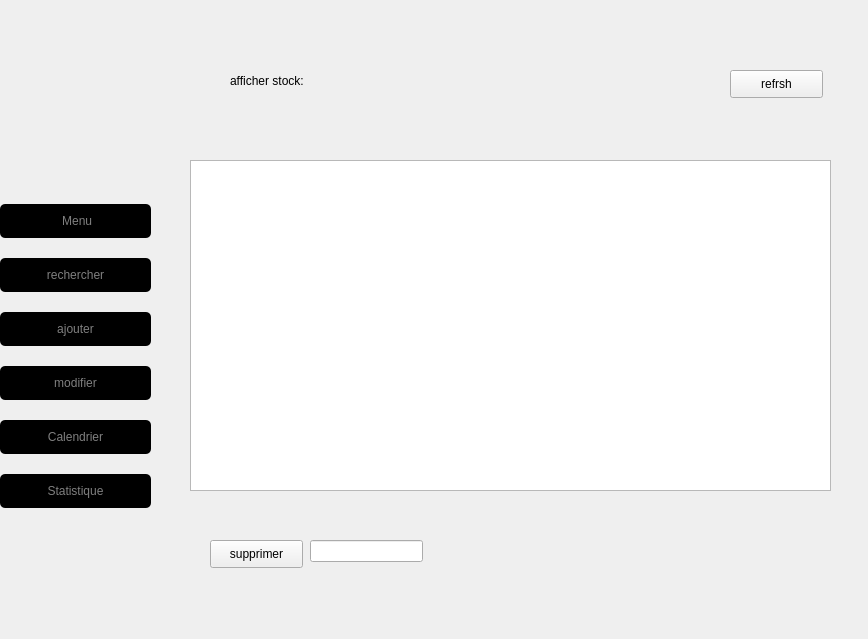
<?xml version="1.0" encoding="UTF-8"?>
<ui version="4.0">
 <class>StockDialog</class>
 <widget class="QDialog" name="StockDialog">
  <property name="geometry">
   <rect>
    <x>0</x>
    <y>0</y>
    <width>868</width>
    <height>639</height>
   </rect>
  </property>
  <property name="windowTitle">
   <string>Dialog</string>
  </property>
  <widget class="QLabel" name="fond_4">
   <property name="geometry">
    <rect>
     <x>-20</x>
     <y>-20</y>
     <width>1001</width>
     <height>731</height>
    </rect>
   </property>
   <property name="text">
    <string/>
   </property>
   <property name="pixmap">
    <pixmap resource="ressources.qrc">:/new/prefix1/icon/gestions.png</pixmap>
   </property>
  </widget>
  <widget class="QWidget" name="verticalLayoutWidget_8">
   <property name="geometry">
    <rect>
     <x>0</x>
     <y>190</y>
     <width>151</width>
     <height>332</height>
    </rect>
   </property>
   <layout class="QVBoxLayout" name="sidebar6">
    <item>
     <widget class="QPushButton" name="retour_m_ressources">
      <property name="styleSheet">
       <string notr="true">QPushButton {
	background-color: #000000;
	    color: grey;
    padding: 10px 20px;
    border: none;
    border-radius: 5px;
    font-size: 12px;
 font-family: &quot;Berlin Sans FB&quot;, sans-serif; 
}

QPushButton:hover {
 	color:white;	
	background:#1F1F1F;

}

QPushButton:pressed {
background-color: #2f2f2f;
 	color:white;	
}</string>
      </property>
      <property name="text">
       <string> Menu</string>
      </property>
      <property name="icon">
       <iconset resource="ressources.qrc">
        <normaloff>:/new/prefix1/icon/accueil.png</normaloff>:/new/prefix1/icon/accueil.png</iconset>
      </property>
      <property name="iconSize">
       <size>
        <width>20</width>
        <height>30</height>
       </size>
      </property>
     </widget>
    </item>
    <item>
     <widget class="QPushButton" name="listeressources">
      <property name="styleSheet">
       <string notr="true">QPushButton {
	background-color: #000000;
	    color: grey;
    padding: 10px 20px;
    border: none;
    border-radius: 5px;
    font-size: 12px;
 font-family: &quot;Berlin Sans FB&quot;, sans-serif; 
}

QPushButton:hover {
 	color:white;	
	background:#1F1F1F;

}

QPushButton:pressed {
background-color: #2f2f2f;
 	color:white;	
}</string>
      </property>
      <property name="text">
       <string>rechercher</string>
      </property>
      <property name="icon">
       <iconset resource="ressources.qrc">
        <normaloff>:/new/prefix1/icon/seo.png</normaloff>:/new/prefix1/icon/seo.png</iconset>
      </property>
      <property name="iconSize">
       <size>
        <width>30</width>
        <height>30</height>
       </size>
      </property>
     </widget>
    </item>
    <item>
     <widget class="QPushButton" name="ajjj">
      <property name="styleSheet">
       <string notr="true">QPushButton {
	background-color: #000000;
	    color: grey;
    padding: 10px 20px;
    border: none;
    border-radius: 5px;
    font-size: 12px;
 font-family: &quot;Berlin Sans FB&quot;, sans-serif; 
}

QPushButton:hover {
 	color:white;	
	background:#1F1F1F;

}

QPushButton:pressed {
background-color: #2f2f2f;
 	color:white;	
}</string>
      </property>
      <property name="text">
       <string>ajouter</string>
      </property>
      <property name="icon">
       <iconset resource="ressources.qrc">
        <normaloff>:/new/prefix1/icon/ajouter (2).png</normaloff>:/new/prefix1/icon/ajouter (2).png</iconset>
      </property>
      <property name="iconSize">
       <size>
        <width>30</width>
        <height>30</height>
       </size>
      </property>
     </widget>
    </item>
    <item>
     <widget class="QPushButton" name="modifierButton_2">
      <property name="styleSheet">
       <string notr="true">QPushButton {
	background-color: #000000;
	    color: grey;
    padding: 10px 20px;
    border: none;
    border-radius: 5px;
    font-size: 12px;
 font-family: &quot;Berlin Sans FB&quot;, sans-serif; 
}

QPushButton:hover {
 	color:white;	
	background:#1F1F1F;

}

QPushButton:pressed {
background-color: #2f2f2f;
 	color:white;	
}</string>
      </property>
      <property name="text">
       <string>modifier</string>
      </property>
      <property name="icon">
       <iconset resource="ressources.qrc">
        <normaloff>:/new/prefix1/icon/ajouter (2).png</normaloff>:/new/prefix1/icon/ajouter (2).png</iconset>
      </property>
      <property name="iconSize">
       <size>
        <width>30</width>
        <height>30</height>
       </size>
      </property>
     </widget>
    </item>
    <item>
     <widget class="QPushButton" name="calendrierdisp">
      <property name="styleSheet">
       <string notr="true">QPushButton {
	background-color: #000000;
	    color: grey;
    padding: 10px 20px;
    border: none;
    border-radius: 5px;
    font-size: 12px;
 font-family: &quot;Berlin Sans FB&quot;, sans-serif; 
}

QPushButton:hover {
 	color:white;	
	background:#1F1F1F;

}

QPushButton:pressed {
background-color: #2f2f2f;
 	color:white;	
}</string>
      </property>
      <property name="text">
       <string>Calendrier</string>
      </property>
      <property name="icon">
       <iconset resource="ressources.qrc">
        <normaloff>:/new/prefix1/icon/calendrier.png</normaloff>:/new/prefix1/icon/calendrier.png</iconset>
      </property>
      <property name="iconSize">
       <size>
        <width>30</width>
        <height>30</height>
       </size>
      </property>
     </widget>
    </item>
    <item>
     <widget class="QPushButton" name="statressources">
      <property name="styleSheet">
       <string notr="true">QPushButton {
	background-color: #000000;
	    color: grey;
    padding: 10px 20px;
    border: none;
    border-radius: 5px;
    font-size: 12px;
 font-family: &quot;Berlin Sans FB&quot;, sans-serif; 
}

QPushButton:hover {
 	color:white;	
	background:#1F1F1F;

}

QPushButton:pressed {
background-color: #2f2f2f;
 	color:white;	
}</string>
      </property>
      <property name="text">
       <string>Statistique</string>
      </property>
      <property name="icon">
       <iconset resource="ressources.qrc">
        <normaloff>:/new/prefix1/icon/statistiques.png</normaloff>:/new/prefix1/icon/statistiques.png</iconset>
      </property>
      <property name="iconSize">
       <size>
        <width>30</width>
        <height>30</height>
       </size>
      </property>
     </widget>
    </item>
   </layout>
  </widget>
  <widget class="QLabel" name="nomapp_4">
   <property name="geometry">
    <rect>
     <x>40</x>
     <y>40</y>
     <width>111</width>
     <height>31</height>
    </rect>
   </property>
   <property name="text">
    <string/>
   </property>
   <property name="pixmap">
    <pixmap resource="ressources.qrc">:/new/prefix1/icon/appname.png</pixmap>
   </property>
  </widget>
  <widget class="QStackedWidget" name="stackedWidget">
   <property name="geometry">
    <rect>
     <x>170</x>
     <y>10</y>
     <width>701</width>
     <height>621</height>
    </rect>
   </property>
   <property name="currentIndex">
    <number>0</number>
   </property>
   <widget class="QWidget" name="page_3">
    <widget class="QTableView" name="tableView">
     <property name="geometry">
      <rect>
       <x>20</x>
       <y>150</y>
       <width>641</width>
       <height>331</height>
      </rect>
     </property>
    </widget>
    <widget class="QLabel" name="label">
     <property name="geometry">
      <rect>
       <x>60</x>
       <y>50</y>
       <width>271</width>
       <height>41</height>
      </rect>
     </property>
     <property name="styleSheet">
      <string notr="true">font: 75 20pt &quot;MS Shell Dlg 2&quot;;</string>
     </property>
     <property name="text">
      <string>afficher stock:</string>
     </property>
    </widget>
    <widget class="QPushButton" name="supprimerStock">
     <property name="geometry">
      <rect>
       <x>40</x>
       <y>530</y>
       <width>93</width>
       <height>28</height>
      </rect>
     </property>
     <property name="text">
      <string>supprimer</string>
     </property>
    </widget>
    <widget class="QLineEdit" name="lineEdit_idASupprimer">
     <property name="geometry">
      <rect>
       <x>140</x>
       <y>530</y>
       <width>113</width>
       <height>22</height>
      </rect>
     </property>
    </widget>
    <widget class="QPushButton" name="pushButton_2">
     <property name="geometry">
      <rect>
       <x>560</x>
       <y>60</y>
       <width>93</width>
       <height>28</height>
      </rect>
     </property>
     <property name="text">
      <string>refrsh</string>
     </property>
    </widget>
   </widget>
   <widget class="QWidget" name="page">
    <widget class="QGroupBox" name="groupBox_9">
     <property name="geometry">
      <rect>
       <x>0</x>
       <y>0</y>
       <width>791</width>
       <height>681</height>
      </rect>
     </property>
     <property name="sizePolicy">
      <sizepolicy hsizetype="Fixed" vsizetype="Preferred">
       <horstretch>0</horstretch>
       <verstretch>4</verstretch>
      </sizepolicy>
     </property>
     <property name="accessibleDescription">
      <string/>
     </property>
     <property name="styleSheet">
      <string notr="true">
    QGroupBox{
border-radius: 20px; /* Rayon des coins arrondis */ 
   border: 2px solid #F8F8F8;
    font-family: 'Berlin Sans FB', sans-serif;
    font-size: 30px;
  	background-color: #F8F8F8;
}</string>
     </property>
     <property name="title">
      <string>ajouter un stock</string>
     </property>
     <layout class="QGridLayout" name="gridLayout_9">
      <item row="3" column="0" colspan="2">
       <widget class="QLabel" name="label_131">
        <property name="styleSheet">
         <string notr="true">QLabel {
    font-family: 'Berlin Sans FB', sans-serif;
    font-size: 18px;
}
</string>
        </property>
        <property name="text">
         <string>seuil_min</string>
        </property>
       </widget>
      </item>
      <item row="2" column="0">
       <widget class="QLabel" name="label_127">
        <property name="styleSheet">
         <string notr="true">QLabel {
    font-family: 'Berlin Sans FB', sans-serif;
    font-size: 18px;
}
</string>
        </property>
        <property name="text">
         <string>quantite</string>
        </property>
       </widget>
      </item>
      <item row="0" column="0">
       <widget class="QLabel" name="label_132">
        <property name="styleSheet">
         <string notr="true">QLabel {
    font-family: 'Berlin Sans FB', sans-serif;
    font-size: 18px;
}
</string>
        </property>
        <property name="text">
         <string>id_stock</string>
        </property>
       </widget>
      </item>
      <item row="3" column="2">
       <widget class="QLineEdit" name="seuilMinLineEdit">
        <property name="styleSheet">
         <string notr="true">QLineEdit {
    background-color: white;
    color: black;
    border: 1px solid white;
    border-radius: 10px;
    padding: 7px; 
    selection-background-color: #6dae84;
    font-size: 18px; 
}

QLineEdit:focus {
    border: 1px solid #6dae84;
}
QlineEdit:hover{
border: 1px solid #6dae84;
}</string>
        </property>
       </widget>
      </item>
      <item row="2" column="2">
       <widget class="QLineEdit" name="quantiteLineEdit">
        <property name="styleSheet">
         <string notr="true">QLineEdit {
    background-color: white;
    color: black;
    border: 1px solid white;
    border-radius: 10px;
    padding: 7px; 
    selection-background-color: #6dae84;
    font-size: 18px; 
}

QLineEdit:focus {
    border: 1px solid #6dae84;
}
QlineEdit:hover{
border: 1px solid #6dae84;
}</string>
        </property>
       </widget>
      </item>
      <item row="0" column="2">
       <widget class="QLineEdit" name="idStockLineEdit">
        <property name="styleSheet">
         <string notr="true">QLineEdit {
    background-color: white;
    color: black;
    border: 1px solid white;
    border-radius: 10px;
    padding: 7px; 
    selection-background-color: #6dae84;
    font-size: 18px; 
}

QLineEdit:focus {
    border: 1px solid #6dae84;
}
QlineEdit:hover{
border: 1px solid #6dae84;
}</string>
        </property>
       </widget>
      </item>
      <item row="7" column="2">
       <widget class="QPushButton" name="cancelButton">
        <property name="styleSheet">
         <string notr="true">QPushButton {
    
	background-color: #FFFFFF;
	    color: blue;
    padding: 10px 20px;
    border: none;
    border-radius: 5px;
    font-size: 20px;
 font-family: &quot;Berlin Sans FB&quot;, sans-serif; 
}

QPushButton:hover {
background-color: #EDF1F6;
    color: grey;

}

QPushButton:pressed {
background-color: #EDF1F6;
    color: black;
}</string>
        </property>
        <property name="text">
         <string>cancel</string>
        </property>
        <property name="icon">
         <iconset resource="ressources.qrc">
          <normaloff>:/new/prefix1/icon/bouton-ajouter.png</normaloff>:/new/prefix1/icon/bouton-ajouter.png</iconset>
        </property>
        <property name="iconSize">
         <size>
          <width>20</width>
          <height>20</height>
         </size>
        </property>
       </widget>
      </item>
      <item row="7" column="0" colspan="2">
       <widget class="QPushButton" name="saveButton">
        <property name="styleSheet">
         <string notr="true">QPushButton {
    
	background-color: #FFFFFF;
	    color: blue;
    padding: 10px 20px;
    border: none;
    border-radius: 5px;
    font-size: 20px;
 font-family: &quot;Berlin Sans FB&quot;, sans-serif; 
}

QPushButton:hover {
background-color: #EDF1F6;
    color: grey;

}

QPushButton:pressed {
background-color: #EDF1F6;
    color: black;
}</string>
        </property>
        <property name="text">
         <string>save</string>
        </property>
        <property name="icon">
         <iconset resource="ressources.qrc">
          <normaloff>:/new/prefix1/icon/bouton-ajouter.png</normaloff>:/new/prefix1/icon/bouton-ajouter.png</iconset>
        </property>
        <property name="iconSize">
         <size>
          <width>20</width>
          <height>20</height>
         </size>
        </property>
       </widget>
      </item>
     </layout>
    </widget>
   </widget>
   <widget class="QWidget" name="page_2">
    <widget class="QGroupBox" name="groupBox_10">
     <property name="geometry">
      <rect>
       <x>0</x>
       <y>0</y>
       <width>791</width>
       <height>681</height>
      </rect>
     </property>
     <property name="sizePolicy">
      <sizepolicy hsizetype="Fixed" vsizetype="Preferred">
       <horstretch>0</horstretch>
       <verstretch>4</verstretch>
      </sizepolicy>
     </property>
     <property name="accessibleDescription">
      <string/>
     </property>
     <property name="styleSheet">
      <string notr="true">
    QGroupBox{
border-radius: 20px; /* Rayon des coins arrondis */ 
   border: 2px solid #F8F8F8;
    font-family: 'Berlin Sans FB', sans-serif;
    font-size: 30px;
  	background-color: #F8F8F8;
}</string>
     </property>
     <property name="title">
      <string>modifier stock</string>
     </property>
     <layout class="QGridLayout" name="gridLayout_10">
      <item row="3" column="0" colspan="2">
       <widget class="QLabel" name="label_133">
        <property name="styleSheet">
         <string notr="true">QLabel {
    font-family: 'Berlin Sans FB', sans-serif;
    font-size: 18px;
}
</string>
        </property>
        <property name="text">
         <string>seuil_min</string>
        </property>
       </widget>
      </item>
      <item row="2" column="0">
       <widget class="QLabel" name="label_128">
        <property name="styleSheet">
         <string notr="true">QLabel {
    font-family: 'Berlin Sans FB', sans-serif;
    font-size: 18px;
}
</string>
        </property>
        <property name="text">
         <string>quantite</string>
        </property>
       </widget>
      </item>
      <item row="0" column="0">
       <widget class="QLabel" name="label_134">
        <property name="styleSheet">
         <string notr="true">QLabel {
    font-family: 'Berlin Sans FB', sans-serif;
    font-size: 18px;
}
</string>
        </property>
        <property name="text">
         <string>id_stock</string>
        </property>
       </widget>
      </item>
      <item row="3" column="2">
       <widget class="QLineEdit" name="seuilMinLineEdit_2">
        <property name="styleSheet">
         <string notr="true">QLineEdit {
    background-color: white;
    color: black;
    border: 1px solid white;
    border-radius: 10px;
    padding: 7px; 
    selection-background-color: #6dae84;
    font-size: 18px; 
}

QLineEdit:focus {
    border: 1px solid #6dae84;
}
QlineEdit:hover{
border: 1px solid #6dae84;
}</string>
        </property>
       </widget>
      </item>
      <item row="2" column="2">
       <widget class="QLineEdit" name="quantiteLineEdit_2">
        <property name="styleSheet">
         <string notr="true">QLineEdit {
    background-color: white;
    color: black;
    border: 1px solid white;
    border-radius: 10px;
    padding: 7px; 
    selection-background-color: #6dae84;
    font-size: 18px; 
}

QLineEdit:focus {
    border: 1px solid #6dae84;
}
QlineEdit:hover{
border: 1px solid #6dae84;
}</string>
        </property>
       </widget>
      </item>
      <item row="0" column="2">
       <widget class="QLineEdit" name="idStockLineEdit_2">
        <property name="styleSheet">
         <string notr="true">QLineEdit {
    background-color: white;
    color: black;
    border: 1px solid white;
    border-radius: 10px;
    padding: 7px; 
    selection-background-color: #6dae84;
    font-size: 18px; 
}

QLineEdit:focus {
    border: 1px solid #6dae84;
}
QlineEdit:hover{
border: 1px solid #6dae84;
}</string>
        </property>
       </widget>
      </item>
      <item row="7" column="2">
       <widget class="QPushButton" name="cancelButton_2">
        <property name="styleSheet">
         <string notr="true">QPushButton {
    
	background-color: #FFFFFF;
	    color: blue;
    padding: 10px 20px;
    border: none;
    border-radius: 5px;
    font-size: 20px;
 font-family: &quot;Berlin Sans FB&quot;, sans-serif; 
}

QPushButton:hover {
background-color: #EDF1F6;
    color: grey;

}

QPushButton:pressed {
background-color: #EDF1F6;
    color: black;
}</string>
        </property>
        <property name="text">
         <string>cancel</string>
        </property>
        <property name="icon">
         <iconset resource="ressources.qrc">
          <normaloff>:/new/prefix1/icon/bouton-ajouter.png</normaloff>:/new/prefix1/icon/bouton-ajouter.png</iconset>
        </property>
        <property name="iconSize">
         <size>
          <width>20</width>
          <height>20</height>
         </size>
        </property>
       </widget>
      </item>
      <item row="7" column="0" colspan="2">
       <widget class="QPushButton" name="saveButton_2">
        <property name="styleSheet">
         <string notr="true">QPushButton {
    
	background-color: #FFFFFF;
	    color: blue;
    padding: 10px 20px;
    border: none;
    border-radius: 5px;
    font-size: 20px;
 font-family: &quot;Berlin Sans FB&quot;, sans-serif; 
}

QPushButton:hover {
background-color: #EDF1F6;
    color: grey;

}

QPushButton:pressed {
background-color: #EDF1F6;
    color: black;
}</string>
        </property>
        <property name="text">
         <string>save</string>
        </property>
        <property name="icon">
         <iconset resource="ressources.qrc">
          <normaloff>:/new/prefix1/icon/bouton-ajouter.png</normaloff>:/new/prefix1/icon/bouton-ajouter.png</iconset>
        </property>
        <property name="iconSize">
         <size>
          <width>20</width>
          <height>20</height>
         </size>
        </property>
       </widget>
      </item>
     </layout>
    </widget>
   </widget>
  </widget>
 </widget>
 <resources>
  <include location="ressources.qrc"/>
 </resources>
 <connections/>
</ui>
